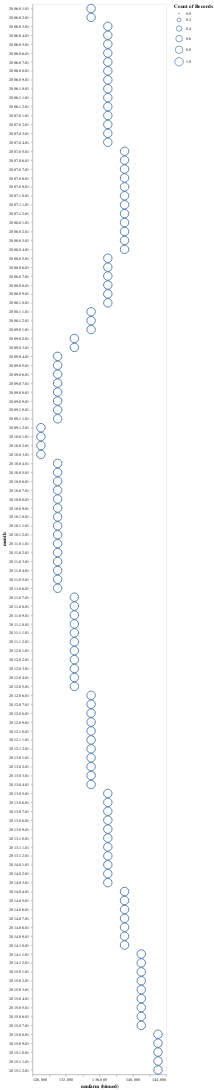
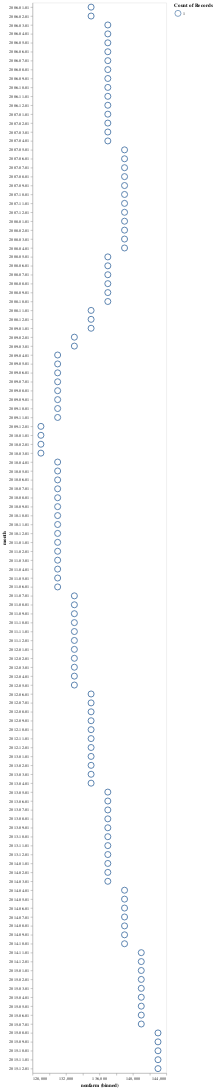
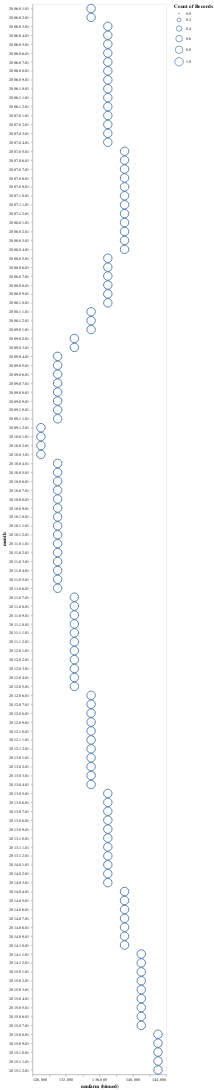
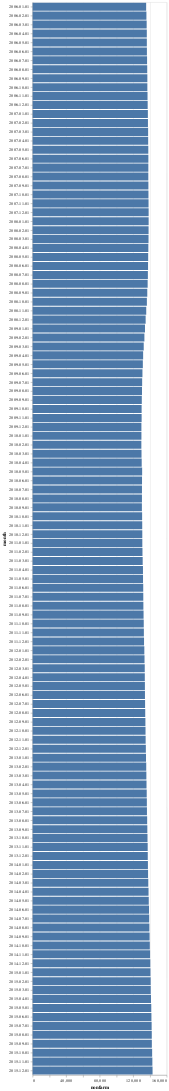

Source (notebook cell) for these figures, in order:
### Markdown cell above
We can extend the input specification to better specify the design space we want to see recommendations for, to get more diverse results.
Let's say, we want the fields `date` and `temp_max` of the weather dataset to be encoded in the charts.
Also, we specify that we want the chart to be a faceted chart.
Note that we are not specifying the mark type, the encoding channels for the fields nor for the facet. We leave this to Draco to decide, based on its underlying knowledge base.

### Code cell
input_spec = input_spec_base + [
    # We want to encode the `date` field
    "entity(encoding,m0,e0).",
    f"attribute((encoding,field),e0,{columns[0]}).",
    # We want to encode the `temp_max` field
    "entity(encoding,m0,e1).",
    f"attribute((encoding,field),e1,{columns[1]})."
]
recommendations = recommend_charts(spec=input_spec, draco=d, num=5)
